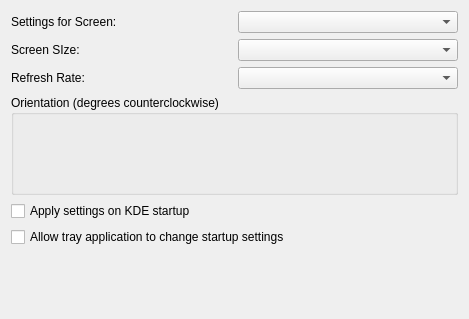
<ui version="4.0" >
 <class>LegacyRandRConfigBase</class>
 <widget class="QWidget" name="LegacyRandRConfigBase" >
  <property name="geometry" >
   <rect>
    <x>0</x>
    <y>0</y>
    <width>469</width>
    <height>319</height>
   </rect>
  </property>
  <property name="windowTitle" >
   <string>Screen Resize and Rotate Settings</string>
  </property>
  <property name="whatsThis" >
   <string>If this option is enabled, options set by the system tray applet will be saved and loaded when KDE starts instead of being temporary.</string>
  </property>
  <layout class="QVBoxLayout" >
   <item>
    <layout class="QHBoxLayout" >
     <item>
      <widget class="QLabel" name="screenLabel" >
       <property name="text" >
        <string>Settings for Screen:</string>
       </property>
       <property name="buddy" >
        <cstring>screenCombo</cstring>
       </property>
      </widget>
     </item>
     <item>
      <widget class="KComboBox" name="screenCombo" >
       <property name="whatsThis" >
        <string>The screen whose settings you would like to change can be selected using this drop-down list.</string>
       </property>
      </widget>
     </item>
    </layout>
   </item>
   <item>
    <layout class="QHBoxLayout" >
     <item>
      <widget class="QLabel" name="sizeLabel" >
       <property name="text" >
        <string>Screen SIze:</string>
       </property>
       <property name="buddy" >
        <cstring>sizeCombo</cstring>
       </property>
      </widget>
     </item>
     <item>
      <widget class="KComboBox" name="sizeCombo" >
       <property name="whatsThis" >
        <string>The size, otherwise known as the resolution, of your screen can be selected from this drop-down list.</string>
       </property>
      </widget>
     </item>
    </layout>
   </item>
   <item>
    <layout class="QHBoxLayout" >
     <item>
      <widget class="QLabel" name="rateLabel" >
       <property name="text" >
        <string>Refresh Rate:</string>
       </property>
      </widget>
     </item>
     <item>
      <widget class="KComboBox" name="rateCombo" >
       <property name="whatsThis" >
        <string>The refresh rate of your screen can be selected from this drop-down list.</string>
       </property>
      </widget>
     </item>
    </layout>
   </item>
   <item>
    <widget class="QGroupBox" name="rotationGroup" >
     <property name="minimumSize" >
      <size>
       <width>0</width>
       <height>100</height>
      </size>
     </property>
     <property name="whatsThis" >
      <string>The options in this section allow you to change the rotation of your screen.</string>
     </property>
     <property name="title" >
      <string>Orientation (degrees counterclockwise)</string>
     </property>
    </widget>
   </item>
   <item>
    <widget class="QCheckBox" name="applyOnStartup" >
     <property name="whatsThis" >
      <string>If this option is enabled the size and orientation settings will be used when KDE starts.</string>
     </property>
     <property name="text" >
      <string>Apply settings on KDE startup</string>
     </property>
    </widget>
   </item>
   <item>
    <widget class="QCheckBox" name="syncTrayApp" >
     <property name="text" >
      <string>Allow tray application to change startup settings</string>
     </property>
    </widget>
   </item>
   <item>
    <spacer>
     <property name="orientation" >
      <enum>Qt::Vertical</enum>
     </property>
     <property name="sizeHint" >
      <size>
       <width>20</width>
       <height>40</height>
      </size>
     </property>
    </spacer>
   </item>
  </layout>
 </widget>
 <customwidgets>
  <customwidget>
   <class>KComboBox</class>
   <extends>QComboBox</extends>
   <header>kcombobox.h</header>
  </customwidget>
 </customwidgets>
 <resources/>
 <connections/>
</ui>
